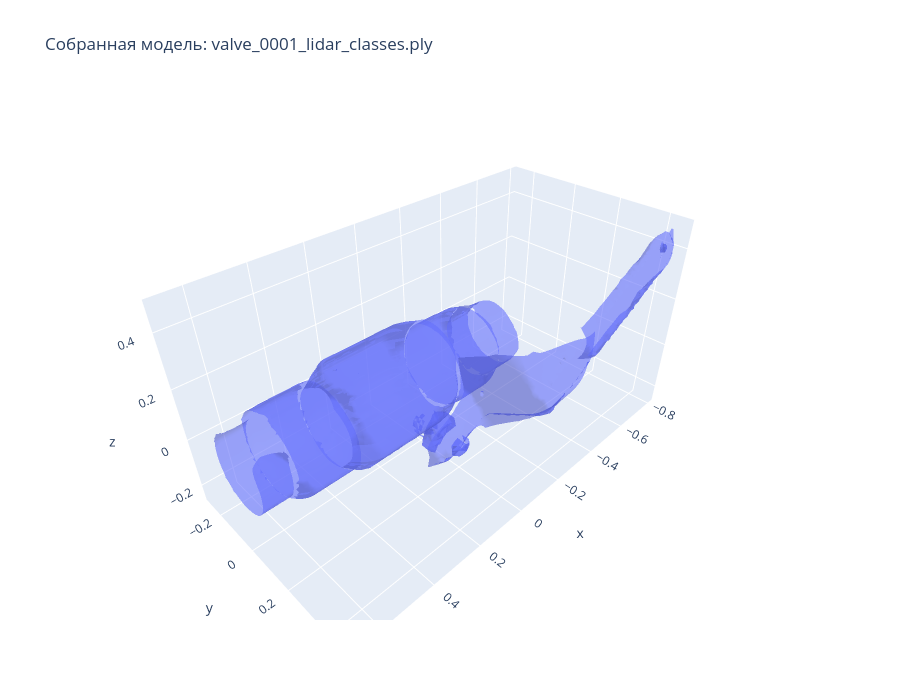

Notebook cell for this chart:
### Markdown cell above
## 15. Визуализация собранной модели

### Code cell
def plot_mesh_plotly(mesh: "o3d.geometry.TriangleMesh", title: str = "Reconstructed mesh"):
    if not PLOTLY_AVAILABLE:
        print("Plotly недоступен")
        return
    vertices = np.asarray(mesh.vertices)
    triangles = np.asarray(mesh.triangles)
    if len(vertices) == 0 or len(triangles) == 0:
        print("Пустая mesh-модель")
        return
    fig = go.Figure(data=[go.Mesh3d(
        x=vertices[:, 0], y=vertices[:, 1], z=vertices[:, 2],
        i=triangles[:, 0], j=triangles[:, 1], k=triangles[:, 2],
        opacity=0.6,
    )])
    fig.update_layout(title=title, height=700)
    fig.show()

if O3D_AVAILABLE and one_mesh is not None:
    plot_mesh_plotly(one_mesh, title=f"Собранная модель: {ply_files[0].name}")
else:
    print("Mesh не построена: проверьте наличие Open3D и выполнение ячейки process_one_file.")

### Figure 1 — Plotly figure (JSON) as saved in the notebook; plotly's stock layout.template omitted (floating-point values rounded to 4 significant figures; data arrays with more than 128 entries replaced by an {"elided": "..."} marker saying what was removed)
{"data": [{"i": {"elided": "33444 int values"}, "j": {"elided": "33444 int values"}, "k": {"elided": "33444 int values"}, "opacity": 0.6, "type": "mesh3d", "x": {"elided": "17394 float values"}, "y": {"elided": "17394 float values"}, "z": {"elided": "17394 float values"}}], "layout": {"height": 700, "title": {"text": "Собранная модель: valve_0001_lidar_classes.ply"}}}
